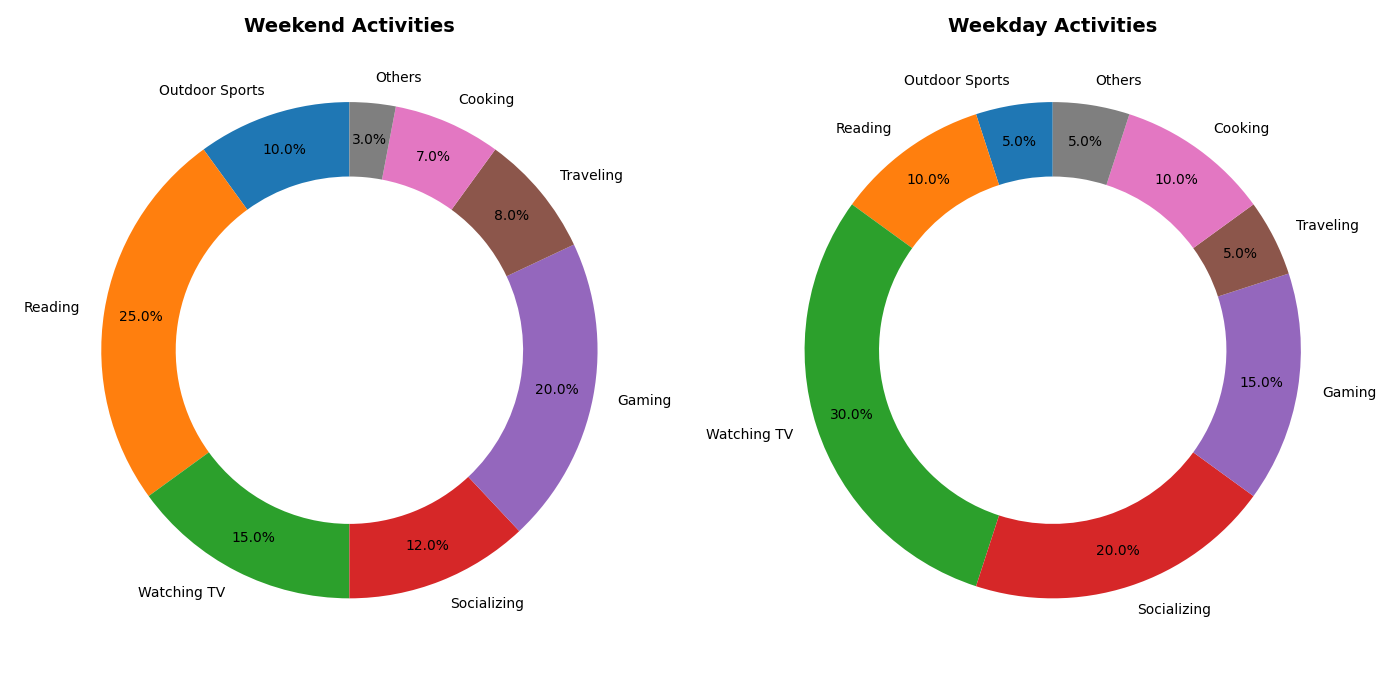

Python code for this plot:
import matplotlib.pyplot as plt

weekend_activities = ['Outdoor Sports', 'Reading', 'Watching TV', 'Socializing', 
                      'Gaming', 'Traveling', 'Cooking', 'Others']
weekend_percentages = [10, 25, 15, 12, 20, 8, 7, 3]
weekday_percentages = [5, 10, 30, 20, 15, 5, 10, 5]

fig, axes = plt.subplots(1, 2, figsize=(14, 7))

# Weekend activities donut pie chart
axes[0].pie(weekend_percentages, labels=weekend_activities, autopct='%1.1f%%', startangle=90, pctdistance=0.85,
            wedgeprops=dict(width=0.3))
axes[0].set_title('Weekend Activities', fontsize=14, weight='bold')

# Weekday activities donut pie chart
axes[1].pie(weekday_percentages, labels=weekend_activities, autopct='%1.1f%%', startangle=90, pctdistance=0.85,
            wedgeprops=dict(width=0.3))
axes[1].set_title('Weekday Activities', fontsize=14, weight='bold')

plt.tight_layout()
plt.show()
